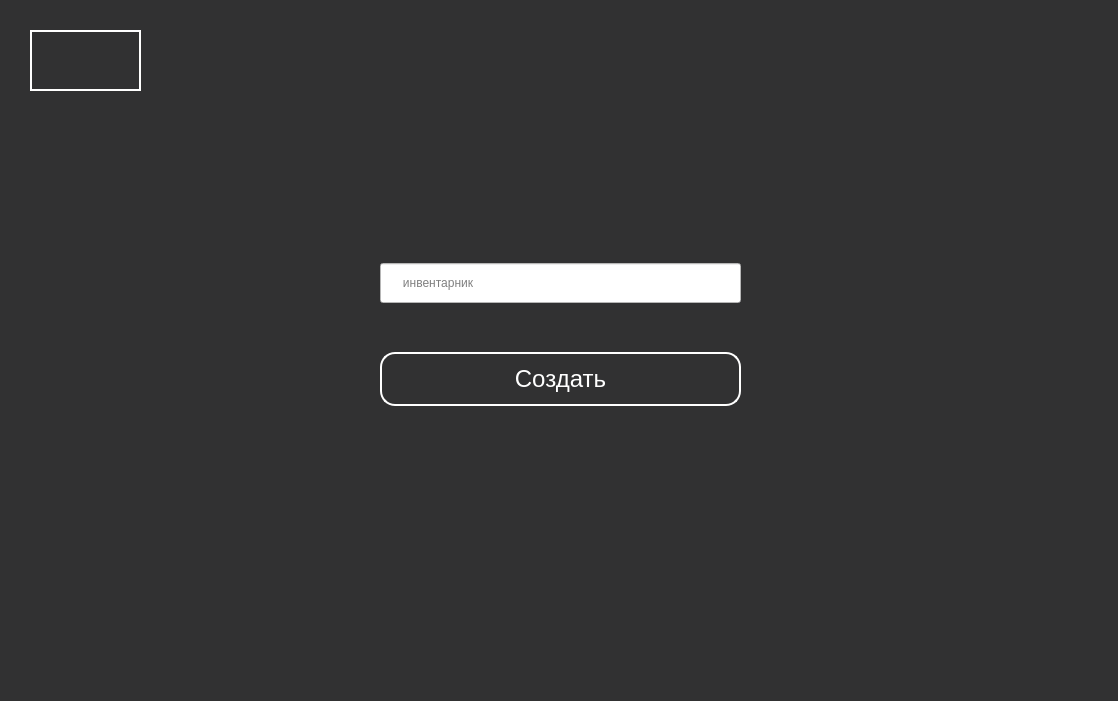
<?xml version="1.0" encoding="UTF-8"?>
<ui version="4.0">
 <class>Form</class>
 <widget class="QWidget" name="Form">
  <property name="geometry">
   <rect>
    <x>0</x>
    <y>0</y>
    <width>1118</width>
    <height>701</height>
   </rect>
  </property>
  <property name="windowTitle">
   <string>Form</string>
  </property>
  <property name="styleSheet">
   <string notr="true">background-color: rgb(49, 49, 50);</string>
  </property>
  <widget class="QPushButton" name="pushButton">
   <property name="geometry">
    <rect>
     <x>30</x>
     <y>30</y>
     <width>111</width>
     <height>61</height>
    </rect>
   </property>
   <property name="styleSheet">
    <string notr="true">border: 2px solid rgb(255, 255, 255);
</string>
   </property>
   <property name="text">
    <string/>
   </property>
   <property name="icon">
    <iconset>
     <normaloff>../kirill/front/Group 3.jpg</normaloff>../kirill/front/Group 3.jpg</iconset>
   </property>
   <property name="iconSize">
    <size>
     <width>160</width>
     <height>160</height>
    </size>
   </property>
   <property name="shortcut">
    <string notr="true"/>
   </property>
   <property name="autoRepeat">
    <bool>false</bool>
   </property>
  </widget>
  <widget class="QWidget" name="">
   <property name="geometry">
    <rect>
     <x>380</x>
     <y>230</y>
     <width>361</width>
     <height>211</height>
    </rect>
   </property>
   <layout class="QVBoxLayout" name="verticalLayout_2">
    <item>
     <widget class="QLineEdit" name="lineEdit">
      <property name="minimumSize">
       <size>
        <width>0</width>
        <height>40</height>
       </size>
      </property>
      <property name="maximumSize">
       <size>
        <width>16777215</width>
        <height>16777215</height>
       </size>
      </property>
      <property name="styleSheet">
       <string notr="true">background-color: rgb(255, 255, 255);
</string>
      </property>
      <property name="text">
       <string/>
      </property>
      <property name="placeholderText">
       <string>      инвентарник</string>
      </property>
     </widget>
    </item>
    <item>
     <widget class="QPushButton" name="pushButton_2">
      <property name="font">
       <font>
        <pointsize>18</pointsize>
       </font>
      </property>
      <property name="styleSheet">
       <string notr="true">color: rgb(255, 255, 255);
border: 2px solid rgb(255, 255, 255);
border-radius: 15px;
margin-top:10px;
height: 50px;</string>
      </property>
      <property name="text">
       <string>Создать</string>
      </property>
     </widget>
    </item>
   </layout>
  </widget>
 </widget>
 <resources/>
 <connections/>
</ui>
